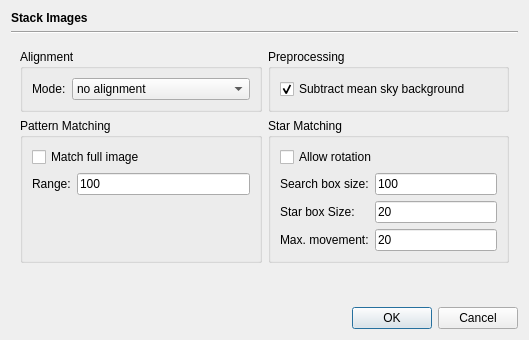
<?xml version="1.0" encoding="UTF-8"?>
<ui version="4.0">
 <class>OpStackDialog</class>
 <widget class="QDialog" name="OpStackDialog">
  <property name="geometry">
   <rect>
    <x>0</x>
    <y>0</y>
    <width>529</width>
    <height>340</height>
   </rect>
  </property>
  <property name="windowTitle">
   <string>Dialog</string>
  </property>
  <layout class="QVBoxLayout" name="verticalLayout">
   <item>
    <widget class="QLabel" name="label">
     <property name="font">
      <font>
       <weight>75</weight>
       <bold>true</bold>
      </font>
     </property>
     <property name="text">
      <string>Stack Images</string>
     </property>
    </widget>
   </item>
   <item>
    <widget class="Line" name="line">
     <property name="orientation">
      <enum>Qt::Horizontal</enum>
     </property>
    </widget>
   </item>
   <item>
    <widget class="QWidget" name="widget" native="true">
     <layout class="QGridLayout" name="gridLayout_2">
      <item row="0" column="0">
       <widget class="QGroupBox" name="groupBox">
        <property name="title">
         <string>Alignment</string>
        </property>
        <layout class="QGridLayout" name="gridLayout">
         <item row="0" column="0">
          <widget class="QLabel" name="label_2">
           <property name="text">
            <string>Mode:</string>
           </property>
          </widget>
         </item>
         <item row="0" column="1">
          <widget class="QComboBox" name="modeBox">
           <property name="sizePolicy">
            <sizepolicy hsizetype="Preferred" vsizetype="Fixed">
             <horstretch>1</horstretch>
             <verstretch>0</verstretch>
            </sizepolicy>
           </property>
           <item>
            <property name="text">
             <string>no alignment</string>
            </property>
           </item>
           <item>
            <property name="text">
             <string>pattern matching</string>
            </property>
           </item>
           <item>
            <property name="text">
             <string>star matching</string>
            </property>
           </item>
          </widget>
         </item>
        </layout>
       </widget>
      </item>
      <item row="1" column="0">
       <widget class="QGroupBox" name="groupBox_2">
        <property name="title">
         <string>Pattern Matching</string>
        </property>
        <layout class="QGridLayout" name="gridLayout_3">
         <item row="1" column="1">
          <widget class="QLineEdit" name="matchRangeField">
           <property name="text">
            <string>100</string>
           </property>
          </widget>
         </item>
         <item row="1" column="0">
          <widget class="QLabel" name="label_4">
           <property name="text">
            <string>Range:</string>
           </property>
          </widget>
         </item>
         <item row="0" column="0" colspan="2">
          <widget class="QCheckBox" name="matchFullBox">
           <property name="text">
            <string>Match full image</string>
           </property>
          </widget>
         </item>
         <item row="2" column="1">
          <spacer name="verticalSpacer_2">
           <property name="orientation">
            <enum>Qt::Vertical</enum>
           </property>
           <property name="sizeHint" stdset="0">
            <size>
             <width>20</width>
             <height>40</height>
            </size>
           </property>
          </spacer>
         </item>
        </layout>
       </widget>
      </item>
      <item row="1" column="1">
       <widget class="QGroupBox" name="groupBox_3">
        <property name="title">
         <string>Star Matching</string>
        </property>
        <layout class="QGridLayout" name="gridLayout_4">
         <item row="1" column="2">
          <widget class="QLineEdit" name="searchboxSizeField">
           <property name="text">
            <string>100</string>
           </property>
          </widget>
         </item>
         <item row="1" column="1">
          <widget class="QLabel" name="label_3">
           <property name="text">
            <string>Search box size:</string>
           </property>
          </widget>
         </item>
         <item row="0" column="1" colspan="2">
          <widget class="QCheckBox" name="allowRotationBox">
           <property name="text">
            <string>Allow rotation</string>
           </property>
          </widget>
         </item>
         <item row="3" column="2">
          <widget class="QLineEdit" name="maxMovementField">
           <property name="text">
            <string>20</string>
           </property>
          </widget>
         </item>
         <item row="3" column="1">
          <widget class="QLabel" name="label_5">
           <property name="text">
            <string>Max. movement:</string>
           </property>
          </widget>
         </item>
         <item row="2" column="1">
          <widget class="QLabel" name="label_6">
           <property name="text">
            <string>Star box Size:</string>
           </property>
          </widget>
         </item>
         <item row="2" column="2">
          <widget class="QLineEdit" name="starboxSizeField">
           <property name="text">
            <string>20</string>
           </property>
          </widget>
         </item>
        </layout>
       </widget>
      </item>
      <item row="0" column="1">
       <widget class="QGroupBox" name="groupBox_4">
        <property name="title">
         <string>Preprocessing</string>
        </property>
        <layout class="QGridLayout" name="gridLayout_5">
         <item row="0" column="0">
          <widget class="QCheckBox" name="subtractSkyBox">
           <property name="text">
            <string>Subtract mean sky background</string>
           </property>
           <property name="checked">
            <bool>true</bool>
           </property>
          </widget>
         </item>
        </layout>
       </widget>
      </item>
     </layout>
    </widget>
   </item>
   <item>
    <spacer name="verticalSpacer">
     <property name="orientation">
      <enum>Qt::Vertical</enum>
     </property>
     <property name="sizeHint" stdset="0">
      <size>
       <width>20</width>
       <height>40</height>
      </size>
     </property>
    </spacer>
   </item>
   <item>
    <widget class="QDialogButtonBox" name="buttonBox">
     <property name="orientation">
      <enum>Qt::Horizontal</enum>
     </property>
     <property name="standardButtons">
      <set>QDialogButtonBox::Cancel|QDialogButtonBox::Ok</set>
     </property>
    </widget>
   </item>
  </layout>
 </widget>
 <resources/>
 <connections>
  <connection>
   <sender>buttonBox</sender>
   <signal>accepted()</signal>
   <receiver>OpStackDialog</receiver>
   <slot>accept()</slot>
   <hints>
    <hint type="sourcelabel">
     <x>248</x>
     <y>254</y>
    </hint>
    <hint type="destinationlabel">
     <x>157</x>
     <y>274</y>
    </hint>
   </hints>
  </connection>
  <connection>
   <sender>buttonBox</sender>
   <signal>rejected()</signal>
   <receiver>OpStackDialog</receiver>
   <slot>reject()</slot>
   <hints>
    <hint type="sourcelabel">
     <x>316</x>
     <y>260</y>
    </hint>
    <hint type="destinationlabel">
     <x>286</x>
     <y>274</y>
    </hint>
   </hints>
  </connection>
 </connections>
</ui>
